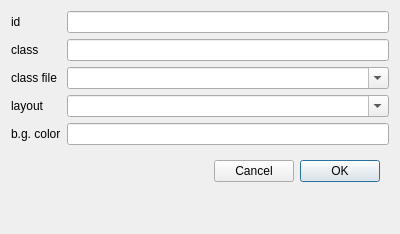
<?xml version="1.0" encoding="UTF-8"?>
<ui version="4.0">
 <class>NPageDialog</class>
 <widget class="QDialog" name="NPageDialog">
  <property name="geometry">
   <rect>
    <x>0</x>
    <y>0</y>
    <width>400</width>
    <height>234</height>
   </rect>
  </property>
  <property name="windowTitle">
   <string>Dialog</string>
  </property>
  <layout class="QGridLayout" name="gridLayout">
   <item row="3" column="1">
    <widget class="NComboBox" name="layout">
     <property name="editable">
      <bool>true</bool>
     </property>
    </widget>
   </item>
   <item row="1" column="1">
    <widget class="QLineEdit" name="className"/>
   </item>
   <item row="0" column="0">
    <widget class="QLabel" name="label">
     <property name="text">
      <string>id</string>
     </property>
    </widget>
   </item>
   <item row="5" column="1">
    <widget class="QWidget" name="widget" native="true">
     <layout class="QHBoxLayout" name="horizontalLayout">
      <item>
       <spacer name="horizontalSpacer">
        <property name="orientation">
         <enum>Qt::Horizontal</enum>
        </property>
        <property name="sizeHint" stdset="0">
         <size>
          <width>112</width>
          <height>20</height>
         </size>
        </property>
       </spacer>
      </item>
      <item>
       <widget class="QPushButton" name="cancelButton">
        <property name="text">
         <string>Cancel</string>
        </property>
       </widget>
      </item>
      <item>
       <widget class="QPushButton" name="okButton">
        <property name="text">
         <string>OK</string>
        </property>
        <property name="default">
         <bool>true</bool>
        </property>
       </widget>
      </item>
     </layout>
    </widget>
   </item>
   <item row="2" column="1">
    <widget class="NComboBox" name="classFile">
     <property name="editable">
      <bool>true</bool>
     </property>
    </widget>
   </item>
   <item row="3" column="0">
    <widget class="QLabel" name="layoutLabel">
     <property name="text">
      <string>layout</string>
     </property>
    </widget>
   </item>
   <item row="0" column="1">
    <widget class="QLineEdit" name="id"/>
   </item>
   <item row="1" column="0">
    <widget class="QLabel" name="label_2">
     <property name="text">
      <string>class</string>
     </property>
    </widget>
   </item>
   <item row="4" column="0">
    <widget class="QLabel" name="label_5">
     <property name="text">
      <string>b.g. color</string>
     </property>
    </widget>
   </item>
   <item row="2" column="0">
    <widget class="QLabel" name="classFileLabel">
     <property name="text">
      <string>class file</string>
     </property>
    </widget>
   </item>
   <item row="4" column="1">
    <widget class="QLineEdit" name="backgroundColor"/>
   </item>
   <item row="6" column="1">
    <spacer name="verticalSpacer">
     <property name="orientation">
      <enum>Qt::Vertical</enum>
     </property>
     <property name="sizeHint" stdset="0">
      <size>
       <width>20</width>
       <height>40</height>
      </size>
     </property>
    </spacer>
   </item>
  </layout>
 </widget>
 <customwidgets>
  <customwidget>
   <class>NComboBox</class>
   <extends>QComboBox</extends>
   <header>extend/n_combo_box.h</header>
  </customwidget>
 </customwidgets>
 <resources/>
 <connections/>
</ui>
